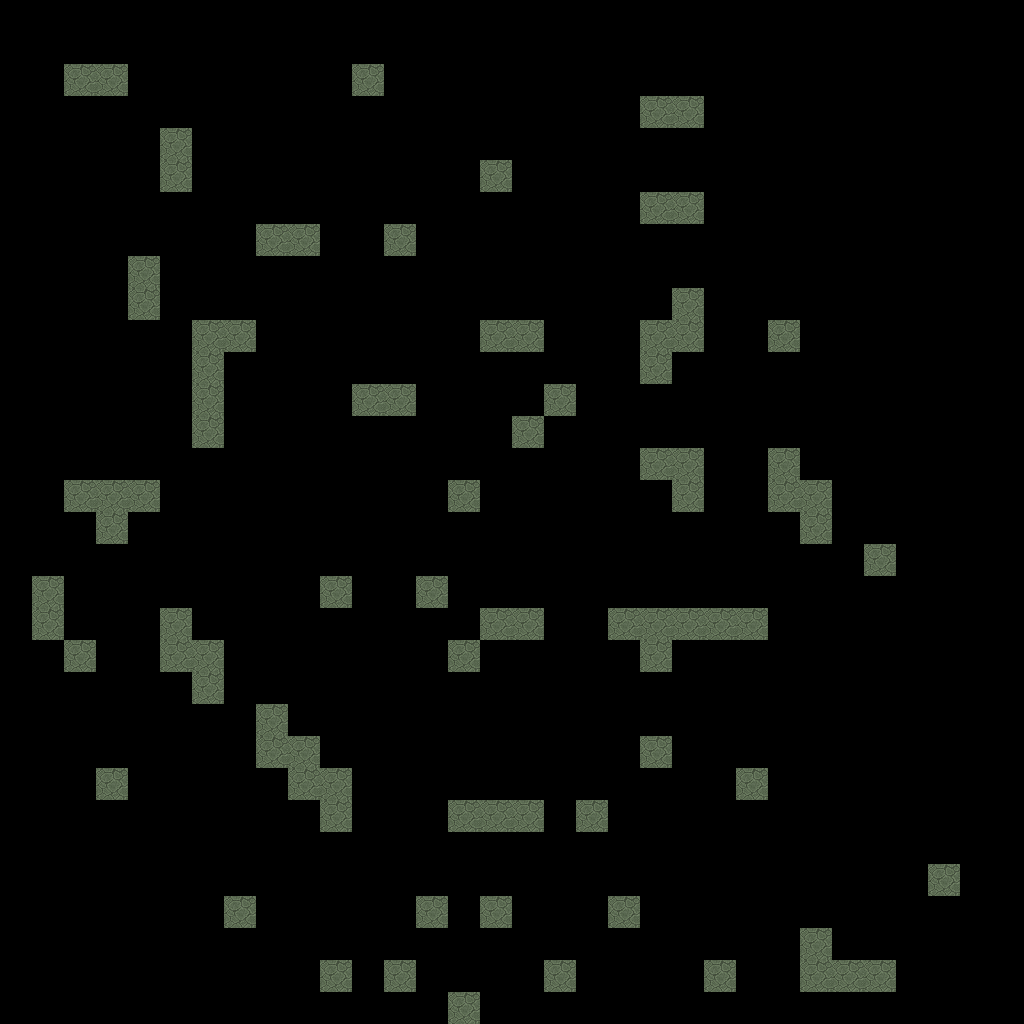

This is a level from a 2D game, rendered from its Tiled map with the project's own tilesets. A one-line summary and the map file follow, with tile-layer data summarised:
An orthogonal 32x32 tile map with 32x32 px tiles, 1 tile layer (Tile Layer 1).

<map version="1.0" orientation="orthogonal" renderorder="right-down" width="32" height="32" tilewidth="32" tileheight="32" nextobjectid="1">
 <tileset firstgid="1" name="maptiles" tilewidth="32" tileheight="32">
  <image source="maptiles.png" width="448" height="448" />
  <tile id="10">
   <properties>
    <property name="blocked" value="" />
   </properties>
  </tile>
  <tile id="25">
   <properties>
    <property name="blocked" value="" />
   </properties>
  </tile>
 </tileset>
 <layer name="Tile Layer 1" width="32" height="32">
  <data>[1024 cells, 89 non-empty, 1 distinct tile ids]</data>
 </layer>
</map>
